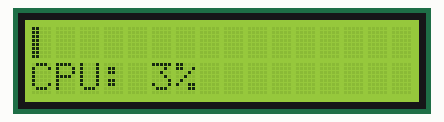
The program below on a simulated Raspberry Pi (BCM pin numbers). Shown: 16×2 character LCD. System figures (address, load, memory, disk, uptime) are fixed made-up values; library files of the repository ran but are not shown: I2C_LCD_driver.py.

Above: at 0.7 s.

The program:

__main__.py
```python
from time import *
import I2C_LCD_driver
import psutil
import sys


# Converted 11111, 11110, 11100, 11000, 10000, 00000 to hex for the partial blocks
fontdata = [
    [0x00, 0x00, 0x00, 0x00, 0x00, 0x00, 0x00, 0x00],
    [0x10, 0x10, 0x10, 0x10, 0x10, 0x10, 0x10, 0x10],
    [0x18, 0x18, 0x18, 0x18, 0x18, 0x18, 0x18, 0x18],
    [0x1C, 0x1C, 0x1C, 0x1C, 0x1C, 0x1C, 0x1C, 0x1C],
    [0x1E, 0x1E, 0x1E, 0x1E, 0x1E, 0x1E, 0x1E, 0x1E],
    [0x1F, 0x1F, 0x1F, 0x1F, 0x1F, 0x1F, 0x1F, 0x1F],
]

mylcd = I2C_LCD_driver.lcd()
mylcd.lcd_load_custom_chars(fontdata)

while True:
    sleep(0.2)
    mylcd.lcd_write(0x80)  # Move the cursor to the top left

    cpu_usage = int(psutil.cpu_percent())  #  cpu_percent is a float, convert to int

    usage = int(cpu_usage / 1.2)  # Only 80 segments on the display, scale to fit

    blocks = int(usage / 5)  # How many "full" blocks to show
    remainder = int((usage % 5)) # And the number of columns to light up on the partial blocks

    # Draw tall the "full" blocks
    for i in range(0, blocks):
        mylcd.lcd_write_char(5)

    # And then the partial one
    mylcd.lcd_write_char(remainder)

    # Fill the rest of the line with white space so as to erase whatever was there before
    for i in range(blocks + 1, 16):
        mylcd.lcd_write_char(0)

    # On the line below, write the CPU utilization.
    mylcd.lcd_display_string(f"CPU: {cpu_usage}%   ", line=2)  # Extra spaces at the end to clear the line
```
